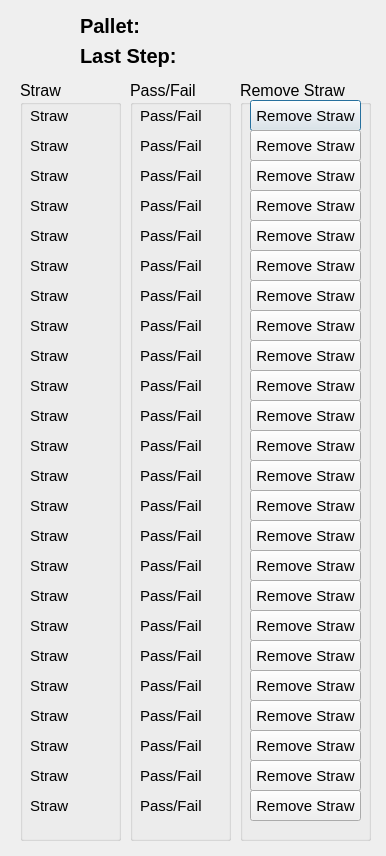
<?xml version="1.0" encoding="UTF-8"?>
<ui version="4.0">
 <class>Dialogw</class>
 <widget class="QDialog" name="Dialogw">
  <property name="windowModality">
   <enum>Qt::ApplicationModal</enum>
  </property>
  <property name="geometry">
   <rect>
    <x>0</x>
    <y>0</y>
    <width>386</width>
    <height>856</height>
   </rect>
  </property>
  <property name="sizePolicy">
   <sizepolicy hsizetype="Expanding" vsizetype="Expanding">
    <horstretch>0</horstretch>
    <verstretch>0</verstretch>
   </sizepolicy>
  </property>
  <property name="windowTitle">
   <string>Dialog</string>
  </property>
  <property name="autoFillBackground">
   <bool>true</bool>
  </property>
  <property name="styleSheet">
   <string notr="true"/>
  </property>
  <widget class="QGroupBox" name="groupBox_2">
   <property name="geometry">
    <rect>
     <x>20</x>
     <y>80</y>
     <width>101</width>
     <height>761</height>
    </rect>
   </property>
   <property name="font">
    <font>
     <pointsize>12</pointsize>
     <weight>50</weight>
     <bold>false</bold>
    </font>
   </property>
   <property name="title">
    <string>Straw</string>
   </property>
   <widget class="QLabel" name="straw_1">
    <property name="geometry">
     <rect>
      <x>10</x>
      <y>20</y>
      <width>81</width>
      <height>31</height>
     </rect>
    </property>
    <property name="font">
     <font>
      <pointsize>11</pointsize>
     </font>
    </property>
    <property name="text">
     <string>Straw</string>
    </property>
   </widget>
   <widget class="QLabel" name="straw_2">
    <property name="geometry">
     <rect>
      <x>10</x>
      <y>50</y>
      <width>81</width>
      <height>31</height>
     </rect>
    </property>
    <property name="font">
     <font>
      <pointsize>11</pointsize>
     </font>
    </property>
    <property name="text">
     <string>Straw</string>
    </property>
   </widget>
   <widget class="QLabel" name="straw_3">
    <property name="geometry">
     <rect>
      <x>10</x>
      <y>80</y>
      <width>81</width>
      <height>31</height>
     </rect>
    </property>
    <property name="font">
     <font>
      <pointsize>11</pointsize>
     </font>
    </property>
    <property name="text">
     <string>Straw</string>
    </property>
   </widget>
   <widget class="QLabel" name="straw_4">
    <property name="geometry">
     <rect>
      <x>10</x>
      <y>110</y>
      <width>81</width>
      <height>31</height>
     </rect>
    </property>
    <property name="font">
     <font>
      <pointsize>11</pointsize>
     </font>
    </property>
    <property name="text">
     <string>Straw</string>
    </property>
   </widget>
   <widget class="QLabel" name="straw_5">
    <property name="geometry">
     <rect>
      <x>10</x>
      <y>140</y>
      <width>81</width>
      <height>31</height>
     </rect>
    </property>
    <property name="font">
     <font>
      <pointsize>11</pointsize>
     </font>
    </property>
    <property name="text">
     <string>Straw</string>
    </property>
   </widget>
   <widget class="QLabel" name="straw_6">
    <property name="geometry">
     <rect>
      <x>10</x>
      <y>170</y>
      <width>81</width>
      <height>31</height>
     </rect>
    </property>
    <property name="font">
     <font>
      <pointsize>11</pointsize>
     </font>
    </property>
    <property name="text">
     <string>Straw</string>
    </property>
   </widget>
   <widget class="QLabel" name="straw_7">
    <property name="geometry">
     <rect>
      <x>10</x>
      <y>200</y>
      <width>81</width>
      <height>31</height>
     </rect>
    </property>
    <property name="font">
     <font>
      <pointsize>11</pointsize>
     </font>
    </property>
    <property name="text">
     <string>Straw</string>
    </property>
   </widget>
   <widget class="QLabel" name="straw_8">
    <property name="geometry">
     <rect>
      <x>10</x>
      <y>230</y>
      <width>81</width>
      <height>31</height>
     </rect>
    </property>
    <property name="font">
     <font>
      <pointsize>11</pointsize>
     </font>
    </property>
    <property name="text">
     <string>Straw</string>
    </property>
   </widget>
   <widget class="QLabel" name="straw_9">
    <property name="geometry">
     <rect>
      <x>10</x>
      <y>260</y>
      <width>81</width>
      <height>31</height>
     </rect>
    </property>
    <property name="font">
     <font>
      <pointsize>11</pointsize>
     </font>
    </property>
    <property name="text">
     <string>Straw</string>
    </property>
   </widget>
   <widget class="QLabel" name="straw_10">
    <property name="geometry">
     <rect>
      <x>10</x>
      <y>290</y>
      <width>81</width>
      <height>31</height>
     </rect>
    </property>
    <property name="font">
     <font>
      <pointsize>11</pointsize>
     </font>
    </property>
    <property name="text">
     <string>Straw</string>
    </property>
   </widget>
   <widget class="QLabel" name="straw_11">
    <property name="geometry">
     <rect>
      <x>10</x>
      <y>320</y>
      <width>81</width>
      <height>31</height>
     </rect>
    </property>
    <property name="font">
     <font>
      <pointsize>11</pointsize>
     </font>
    </property>
    <property name="text">
     <string>Straw</string>
    </property>
   </widget>
   <widget class="QLabel" name="straw_12">
    <property name="geometry">
     <rect>
      <x>10</x>
      <y>350</y>
      <width>81</width>
      <height>31</height>
     </rect>
    </property>
    <property name="font">
     <font>
      <pointsize>11</pointsize>
     </font>
    </property>
    <property name="text">
     <string>Straw</string>
    </property>
   </widget>
   <widget class="QLabel" name="straw_13">
    <property name="geometry">
     <rect>
      <x>10</x>
      <y>380</y>
      <width>81</width>
      <height>31</height>
     </rect>
    </property>
    <property name="font">
     <font>
      <pointsize>11</pointsize>
     </font>
    </property>
    <property name="text">
     <string>Straw</string>
    </property>
   </widget>
   <widget class="QLabel" name="straw_14">
    <property name="geometry">
     <rect>
      <x>10</x>
      <y>410</y>
      <width>81</width>
      <height>31</height>
     </rect>
    </property>
    <property name="font">
     <font>
      <pointsize>11</pointsize>
     </font>
    </property>
    <property name="text">
     <string>Straw</string>
    </property>
   </widget>
   <widget class="QLabel" name="straw_15">
    <property name="geometry">
     <rect>
      <x>10</x>
      <y>440</y>
      <width>81</width>
      <height>31</height>
     </rect>
    </property>
    <property name="font">
     <font>
      <pointsize>11</pointsize>
     </font>
    </property>
    <property name="text">
     <string>Straw</string>
    </property>
   </widget>
   <widget class="QLabel" name="straw_16">
    <property name="geometry">
     <rect>
      <x>10</x>
      <y>470</y>
      <width>81</width>
      <height>31</height>
     </rect>
    </property>
    <property name="font">
     <font>
      <pointsize>11</pointsize>
     </font>
    </property>
    <property name="text">
     <string>Straw</string>
    </property>
   </widget>
   <widget class="QLabel" name="straw_17">
    <property name="geometry">
     <rect>
      <x>10</x>
      <y>500</y>
      <width>81</width>
      <height>31</height>
     </rect>
    </property>
    <property name="font">
     <font>
      <pointsize>11</pointsize>
     </font>
    </property>
    <property name="text">
     <string>Straw</string>
    </property>
   </widget>
   <widget class="QLabel" name="straw_18">
    <property name="geometry">
     <rect>
      <x>10</x>
      <y>530</y>
      <width>81</width>
      <height>31</height>
     </rect>
    </property>
    <property name="font">
     <font>
      <pointsize>11</pointsize>
     </font>
    </property>
    <property name="text">
     <string>Straw</string>
    </property>
   </widget>
   <widget class="QLabel" name="straw_19">
    <property name="geometry">
     <rect>
      <x>10</x>
      <y>560</y>
      <width>81</width>
      <height>31</height>
     </rect>
    </property>
    <property name="font">
     <font>
      <pointsize>11</pointsize>
     </font>
    </property>
    <property name="text">
     <string>Straw</string>
    </property>
   </widget>
   <widget class="QLabel" name="straw_20">
    <property name="geometry">
     <rect>
      <x>10</x>
      <y>590</y>
      <width>81</width>
      <height>31</height>
     </rect>
    </property>
    <property name="font">
     <font>
      <pointsize>11</pointsize>
     </font>
    </property>
    <property name="text">
     <string>Straw</string>
    </property>
   </widget>
   <widget class="QLabel" name="straw_21">
    <property name="geometry">
     <rect>
      <x>10</x>
      <y>620</y>
      <width>81</width>
      <height>31</height>
     </rect>
    </property>
    <property name="font">
     <font>
      <pointsize>11</pointsize>
     </font>
    </property>
    <property name="text">
     <string>Straw</string>
    </property>
   </widget>
   <widget class="QLabel" name="straw_22">
    <property name="geometry">
     <rect>
      <x>10</x>
      <y>650</y>
      <width>81</width>
      <height>31</height>
     </rect>
    </property>
    <property name="font">
     <font>
      <pointsize>11</pointsize>
     </font>
    </property>
    <property name="text">
     <string>Straw</string>
    </property>
   </widget>
   <widget class="QLabel" name="straw_23">
    <property name="geometry">
     <rect>
      <x>10</x>
      <y>680</y>
      <width>81</width>
      <height>31</height>
     </rect>
    </property>
    <property name="font">
     <font>
      <pointsize>11</pointsize>
     </font>
    </property>
    <property name="text">
     <string>Straw</string>
    </property>
   </widget>
   <widget class="QLabel" name="straw_24">
    <property name="geometry">
     <rect>
      <x>10</x>
      <y>710</y>
      <width>81</width>
      <height>31</height>
     </rect>
    </property>
    <property name="font">
     <font>
      <pointsize>11</pointsize>
     </font>
    </property>
    <property name="text">
     <string>Straw</string>
    </property>
   </widget>
  </widget>
  <widget class="QGroupBox" name="groupBox_3">
   <property name="geometry">
    <rect>
     <x>130</x>
     <y>80</y>
     <width>101</width>
     <height>761</height>
    </rect>
   </property>
   <property name="font">
    <font>
     <pointsize>12</pointsize>
     <weight>50</weight>
     <bold>false</bold>
    </font>
   </property>
   <property name="title">
    <string>Pass/Fail</string>
   </property>
   <widget class="QLabel" name="pf_1">
    <property name="geometry">
     <rect>
      <x>10</x>
      <y>20</y>
      <width>81</width>
      <height>31</height>
     </rect>
    </property>
    <property name="font">
     <font>
      <pointsize>11</pointsize>
     </font>
    </property>
    <property name="text">
     <string>Pass/Fail</string>
    </property>
   </widget>
   <widget class="QLabel" name="pf_2">
    <property name="geometry">
     <rect>
      <x>10</x>
      <y>50</y>
      <width>81</width>
      <height>31</height>
     </rect>
    </property>
    <property name="font">
     <font>
      <pointsize>11</pointsize>
     </font>
    </property>
    <property name="text">
     <string>Pass/Fail</string>
    </property>
   </widget>
   <widget class="QLabel" name="pf_3">
    <property name="geometry">
     <rect>
      <x>10</x>
      <y>80</y>
      <width>81</width>
      <height>31</height>
     </rect>
    </property>
    <property name="font">
     <font>
      <pointsize>11</pointsize>
     </font>
    </property>
    <property name="text">
     <string>Pass/Fail</string>
    </property>
   </widget>
   <widget class="QLabel" name="pf_4">
    <property name="geometry">
     <rect>
      <x>10</x>
      <y>110</y>
      <width>81</width>
      <height>31</height>
     </rect>
    </property>
    <property name="font">
     <font>
      <pointsize>11</pointsize>
     </font>
    </property>
    <property name="text">
     <string>Pass/Fail</string>
    </property>
   </widget>
   <widget class="QLabel" name="pf_5">
    <property name="geometry">
     <rect>
      <x>10</x>
      <y>140</y>
      <width>81</width>
      <height>31</height>
     </rect>
    </property>
    <property name="font">
     <font>
      <pointsize>11</pointsize>
     </font>
    </property>
    <property name="text">
     <string>Pass/Fail</string>
    </property>
   </widget>
   <widget class="QLabel" name="pf_6">
    <property name="geometry">
     <rect>
      <x>10</x>
      <y>170</y>
      <width>81</width>
      <height>31</height>
     </rect>
    </property>
    <property name="font">
     <font>
      <pointsize>11</pointsize>
     </font>
    </property>
    <property name="text">
     <string>Pass/Fail</string>
    </property>
   </widget>
   <widget class="QLabel" name="pf_7">
    <property name="geometry">
     <rect>
      <x>10</x>
      <y>200</y>
      <width>81</width>
      <height>31</height>
     </rect>
    </property>
    <property name="font">
     <font>
      <pointsize>11</pointsize>
     </font>
    </property>
    <property name="text">
     <string>Pass/Fail</string>
    </property>
   </widget>
   <widget class="QLabel" name="pf_8">
    <property name="geometry">
     <rect>
      <x>10</x>
      <y>230</y>
      <width>81</width>
      <height>31</height>
     </rect>
    </property>
    <property name="font">
     <font>
      <pointsize>11</pointsize>
     </font>
    </property>
    <property name="text">
     <string>Pass/Fail</string>
    </property>
   </widget>
   <widget class="QLabel" name="pf_9">
    <property name="geometry">
     <rect>
      <x>10</x>
      <y>260</y>
      <width>81</width>
      <height>31</height>
     </rect>
    </property>
    <property name="font">
     <font>
      <pointsize>11</pointsize>
     </font>
    </property>
    <property name="text">
     <string>Pass/Fail</string>
    </property>
   </widget>
   <widget class="QLabel" name="pf_10">
    <property name="geometry">
     <rect>
      <x>10</x>
      <y>290</y>
      <width>81</width>
      <height>31</height>
     </rect>
    </property>
    <property name="font">
     <font>
      <pointsize>11</pointsize>
     </font>
    </property>
    <property name="text">
     <string>Pass/Fail</string>
    </property>
   </widget>
   <widget class="QLabel" name="pf_11">
    <property name="geometry">
     <rect>
      <x>10</x>
      <y>320</y>
      <width>81</width>
      <height>31</height>
     </rect>
    </property>
    <property name="font">
     <font>
      <pointsize>11</pointsize>
     </font>
    </property>
    <property name="text">
     <string>Pass/Fail</string>
    </property>
   </widget>
   <widget class="QLabel" name="pf_12">
    <property name="geometry">
     <rect>
      <x>10</x>
      <y>350</y>
      <width>81</width>
      <height>31</height>
     </rect>
    </property>
    <property name="font">
     <font>
      <pointsize>11</pointsize>
     </font>
    </property>
    <property name="text">
     <string>Pass/Fail</string>
    </property>
   </widget>
   <widget class="QLabel" name="pf_13">
    <property name="geometry">
     <rect>
      <x>10</x>
      <y>380</y>
      <width>81</width>
      <height>31</height>
     </rect>
    </property>
    <property name="font">
     <font>
      <pointsize>11</pointsize>
     </font>
    </property>
    <property name="text">
     <string>Pass/Fail</string>
    </property>
   </widget>
   <widget class="QLabel" name="pf_14">
    <property name="geometry">
     <rect>
      <x>10</x>
      <y>410</y>
      <width>81</width>
      <height>31</height>
     </rect>
    </property>
    <property name="font">
     <font>
      <pointsize>11</pointsize>
     </font>
    </property>
    <property name="text">
     <string>Pass/Fail</string>
    </property>
   </widget>
   <widget class="QLabel" name="pf_15">
    <property name="geometry">
     <rect>
      <x>10</x>
      <y>440</y>
      <width>81</width>
      <height>31</height>
     </rect>
    </property>
    <property name="font">
     <font>
      <pointsize>11</pointsize>
     </font>
    </property>
    <property name="text">
     <string>Pass/Fail</string>
    </property>
   </widget>
   <widget class="QLabel" name="pf_16">
    <property name="geometry">
     <rect>
      <x>10</x>
      <y>470</y>
      <width>81</width>
      <height>31</height>
     </rect>
    </property>
    <property name="font">
     <font>
      <pointsize>11</pointsize>
     </font>
    </property>
    <property name="text">
     <string>Pass/Fail</string>
    </property>
   </widget>
   <widget class="QLabel" name="pf_17">
    <property name="geometry">
     <rect>
      <x>10</x>
      <y>500</y>
      <width>81</width>
      <height>31</height>
     </rect>
    </property>
    <property name="font">
     <font>
      <pointsize>11</pointsize>
     </font>
    </property>
    <property name="text">
     <string>Pass/Fail</string>
    </property>
   </widget>
   <widget class="QLabel" name="pf_18">
    <property name="geometry">
     <rect>
      <x>10</x>
      <y>530</y>
      <width>81</width>
      <height>31</height>
     </rect>
    </property>
    <property name="font">
     <font>
      <pointsize>11</pointsize>
     </font>
    </property>
    <property name="text">
     <string>Pass/Fail</string>
    </property>
   </widget>
   <widget class="QLabel" name="pf_19">
    <property name="geometry">
     <rect>
      <x>10</x>
      <y>560</y>
      <width>81</width>
      <height>31</height>
     </rect>
    </property>
    <property name="font">
     <font>
      <pointsize>11</pointsize>
     </font>
    </property>
    <property name="text">
     <string>Pass/Fail</string>
    </property>
   </widget>
   <widget class="QLabel" name="pf_20">
    <property name="geometry">
     <rect>
      <x>10</x>
      <y>590</y>
      <width>81</width>
      <height>31</height>
     </rect>
    </property>
    <property name="font">
     <font>
      <pointsize>11</pointsize>
     </font>
    </property>
    <property name="text">
     <string>Pass/Fail</string>
    </property>
   </widget>
   <widget class="QLabel" name="pf_21">
    <property name="geometry">
     <rect>
      <x>10</x>
      <y>620</y>
      <width>81</width>
      <height>31</height>
     </rect>
    </property>
    <property name="font">
     <font>
      <pointsize>11</pointsize>
     </font>
    </property>
    <property name="text">
     <string>Pass/Fail</string>
    </property>
   </widget>
   <widget class="QLabel" name="pf_22">
    <property name="geometry">
     <rect>
      <x>10</x>
      <y>650</y>
      <width>81</width>
      <height>31</height>
     </rect>
    </property>
    <property name="font">
     <font>
      <pointsize>11</pointsize>
     </font>
    </property>
    <property name="text">
     <string>Pass/Fail</string>
    </property>
   </widget>
   <widget class="QLabel" name="pf_23">
    <property name="geometry">
     <rect>
      <x>10</x>
      <y>680</y>
      <width>81</width>
      <height>31</height>
     </rect>
    </property>
    <property name="font">
     <font>
      <pointsize>11</pointsize>
     </font>
    </property>
    <property name="text">
     <string>Pass/Fail</string>
    </property>
   </widget>
   <widget class="QLabel" name="pf_24">
    <property name="geometry">
     <rect>
      <x>10</x>
      <y>710</y>
      <width>81</width>
      <height>31</height>
     </rect>
    </property>
    <property name="font">
     <font>
      <pointsize>11</pointsize>
     </font>
    </property>
    <property name="text">
     <string>Pass/Fail</string>
    </property>
   </widget>
  </widget>
  <widget class="QGroupBox" name="groupBox_4">
   <property name="geometry">
    <rect>
     <x>240</x>
     <y>80</y>
     <width>131</width>
     <height>761</height>
    </rect>
   </property>
   <property name="font">
    <font>
     <pointsize>12</pointsize>
    </font>
   </property>
   <property name="title">
    <string>Remove Straw</string>
   </property>
   <widget class="QPushButton" name="remove_1">
    <property name="geometry">
     <rect>
      <x>10</x>
      <y>20</y>
      <width>111</width>
      <height>31</height>
     </rect>
    </property>
    <property name="font">
     <font>
      <pointsize>11</pointsize>
     </font>
    </property>
    <property name="text">
     <string>Remove Straw</string>
    </property>
    <attribute name="buttonGroup">
     <string notr="true">removeButtons</string>
    </attribute>
   </widget>
   <widget class="QPushButton" name="remove_2">
    <property name="geometry">
     <rect>
      <x>10</x>
      <y>50</y>
      <width>111</width>
      <height>31</height>
     </rect>
    </property>
    <property name="font">
     <font>
      <pointsize>11</pointsize>
     </font>
    </property>
    <property name="text">
     <string>Remove Straw</string>
    </property>
    <attribute name="buttonGroup">
     <string notr="true">removeButtons</string>
    </attribute>
   </widget>
   <widget class="QPushButton" name="remove_3">
    <property name="geometry">
     <rect>
      <x>10</x>
      <y>80</y>
      <width>111</width>
      <height>31</height>
     </rect>
    </property>
    <property name="font">
     <font>
      <pointsize>11</pointsize>
     </font>
    </property>
    <property name="text">
     <string>Remove Straw</string>
    </property>
    <attribute name="buttonGroup">
     <string notr="true">removeButtons</string>
    </attribute>
   </widget>
   <widget class="QPushButton" name="remove_4">
    <property name="geometry">
     <rect>
      <x>10</x>
      <y>110</y>
      <width>111</width>
      <height>31</height>
     </rect>
    </property>
    <property name="font">
     <font>
      <pointsize>11</pointsize>
     </font>
    </property>
    <property name="text">
     <string>Remove Straw</string>
    </property>
    <attribute name="buttonGroup">
     <string notr="true">removeButtons</string>
    </attribute>
   </widget>
   <widget class="QPushButton" name="remove_5">
    <property name="geometry">
     <rect>
      <x>10</x>
      <y>140</y>
      <width>111</width>
      <height>31</height>
     </rect>
    </property>
    <property name="font">
     <font>
      <pointsize>11</pointsize>
     </font>
    </property>
    <property name="text">
     <string>Remove Straw</string>
    </property>
    <attribute name="buttonGroup">
     <string notr="true">removeButtons</string>
    </attribute>
   </widget>
   <widget class="QPushButton" name="remove_6">
    <property name="geometry">
     <rect>
      <x>10</x>
      <y>170</y>
      <width>111</width>
      <height>31</height>
     </rect>
    </property>
    <property name="font">
     <font>
      <pointsize>11</pointsize>
     </font>
    </property>
    <property name="text">
     <string>Remove Straw</string>
    </property>
    <attribute name="buttonGroup">
     <string notr="true">removeButtons</string>
    </attribute>
   </widget>
   <widget class="QPushButton" name="remove_7">
    <property name="geometry">
     <rect>
      <x>10</x>
      <y>200</y>
      <width>111</width>
      <height>31</height>
     </rect>
    </property>
    <property name="font">
     <font>
      <pointsize>11</pointsize>
     </font>
    </property>
    <property name="text">
     <string>Remove Straw</string>
    </property>
    <attribute name="buttonGroup">
     <string notr="true">removeButtons</string>
    </attribute>
   </widget>
   <widget class="QPushButton" name="remove_8">
    <property name="geometry">
     <rect>
      <x>10</x>
      <y>230</y>
      <width>111</width>
      <height>31</height>
     </rect>
    </property>
    <property name="font">
     <font>
      <pointsize>11</pointsize>
     </font>
    </property>
    <property name="text">
     <string>Remove Straw</string>
    </property>
    <attribute name="buttonGroup">
     <string notr="true">removeButtons</string>
    </attribute>
   </widget>
   <widget class="QPushButton" name="remove_9">
    <property name="geometry">
     <rect>
      <x>10</x>
      <y>260</y>
      <width>111</width>
      <height>31</height>
     </rect>
    </property>
    <property name="font">
     <font>
      <pointsize>11</pointsize>
     </font>
    </property>
    <property name="text">
     <string>Remove Straw</string>
    </property>
    <attribute name="buttonGroup">
     <string notr="true">removeButtons</string>
    </attribute>
   </widget>
   <widget class="QPushButton" name="remove_10">
    <property name="geometry">
     <rect>
      <x>10</x>
      <y>290</y>
      <width>111</width>
      <height>31</height>
     </rect>
    </property>
    <property name="font">
     <font>
      <pointsize>11</pointsize>
     </font>
    </property>
    <property name="text">
     <string>Remove Straw</string>
    </property>
    <attribute name="buttonGroup">
     <string notr="true">removeButtons</string>
    </attribute>
   </widget>
   <widget class="QPushButton" name="remove_11">
    <property name="geometry">
     <rect>
      <x>10</x>
      <y>320</y>
      <width>111</width>
      <height>31</height>
     </rect>
    </property>
    <property name="font">
     <font>
      <pointsize>11</pointsize>
     </font>
    </property>
    <property name="text">
     <string>Remove Straw</string>
    </property>
    <attribute name="buttonGroup">
     <string notr="true">removeButtons</string>
    </attribute>
   </widget>
   <widget class="QPushButton" name="remove_12">
    <property name="geometry">
     <rect>
      <x>10</x>
      <y>350</y>
      <width>111</width>
      <height>31</height>
     </rect>
    </property>
    <property name="font">
     <font>
      <pointsize>11</pointsize>
     </font>
    </property>
    <property name="text">
     <string>Remove Straw</string>
    </property>
    <attribute name="buttonGroup">
     <string notr="true">removeButtons</string>
    </attribute>
   </widget>
   <widget class="QPushButton" name="remove_13">
    <property name="geometry">
     <rect>
      <x>10</x>
      <y>380</y>
      <width>111</width>
      <height>31</height>
     </rect>
    </property>
    <property name="font">
     <font>
      <pointsize>11</pointsize>
     </font>
    </property>
    <property name="text">
     <string>Remove Straw</string>
    </property>
    <attribute name="buttonGroup">
     <string notr="true">removeButtons</string>
    </attribute>
   </widget>
   <widget class="QPushButton" name="remove_14">
    <property name="geometry">
     <rect>
      <x>10</x>
      <y>410</y>
      <width>111</width>
      <height>31</height>
     </rect>
    </property>
    <property name="font">
     <font>
      <pointsize>11</pointsize>
     </font>
    </property>
    <property name="text">
     <string>Remove Straw</string>
    </property>
    <attribute name="buttonGroup">
     <string notr="true">removeButtons</string>
    </attribute>
   </widget>
   <widget class="QPushButton" name="remove_15">
    <property name="geometry">
     <rect>
      <x>10</x>
      <y>440</y>
      <width>111</width>
      <height>31</height>
     </rect>
    </property>
    <property name="font">
     <font>
      <pointsize>11</pointsize>
     </font>
    </property>
    <property name="text">
     <string>Remove Straw</string>
    </property>
    <attribute name="buttonGroup">
     <string notr="true">removeButtons</string>
    </attribute>
   </widget>
   <widget class="QPushButton" name="remove_16">
    <property name="geometry">
     <rect>
      <x>10</x>
      <y>470</y>
      <width>111</width>
      <height>31</height>
     </rect>
    </property>
    <property name="font">
     <font>
      <pointsize>11</pointsize>
     </font>
    </property>
    <property name="text">
     <string>Remove Straw</string>
    </property>
    <attribute name="buttonGroup">
     <string notr="true">removeButtons</string>
    </attribute>
   </widget>
   <widget class="QPushButton" name="remove_17">
    <property name="geometry">
     <rect>
      <x>10</x>
      <y>500</y>
      <width>111</width>
      <height>31</height>
     </rect>
    </property>
    <property name="font">
     <font>
      <pointsize>11</pointsize>
     </font>
    </property>
    <property name="text">
     <string>Remove Straw</string>
    </property>
    <attribute name="buttonGroup">
     <string notr="true">removeButtons</string>
    </attribute>
   </widget>
   <widget class="QPushButton" name="remove_18">
    <property name="geometry">
     <rect>
      <x>10</x>
      <y>530</y>
      <width>111</width>
      <height>31</height>
     </rect>
    </property>
    <property name="font">
     <font>
      <pointsize>11</pointsize>
     </font>
    </property>
    <property name="text">
     <string>Remove Straw</string>
    </property>
    <attribute name="buttonGroup">
     <string notr="true">removeButtons</string>
    </attribute>
   </widget>
   <widget class="QPushButton" name="remove_19">
    <property name="geometry">
     <rect>
      <x>10</x>
      <y>560</y>
      <width>111</width>
      <height>31</height>
     </rect>
    </property>
    <property name="font">
     <font>
      <pointsize>11</pointsize>
     </font>
    </property>
    <property name="text">
     <string>Remove Straw</string>
    </property>
    <attribute name="buttonGroup">
     <string notr="true">removeButtons</string>
    </attribute>
   </widget>
   <widget class="QPushButton" name="remove_20">
    <property name="geometry">
     <rect>
      <x>10</x>
      <y>590</y>
      <width>111</width>
      <height>31</height>
     </rect>
    </property>
    <property name="font">
     <font>
      <pointsize>11</pointsize>
     </font>
    </property>
    <property name="text">
     <string>Remove Straw</string>
    </property>
    <attribute name="buttonGroup">
     <string notr="true">removeButtons</string>
    </attribute>
   </widget>
   <widget class="QPushButton" name="remove_21">
    <property name="geometry">
     <rect>
      <x>10</x>
      <y>620</y>
      <width>111</width>
      <height>31</height>
     </rect>
    </property>
    <property name="font">
     <font>
      <pointsize>11</pointsize>
     </font>
    </property>
    <property name="text">
     <string>Remove Straw</string>
    </property>
    <attribute name="buttonGroup">
     <string notr="true">removeButtons</string>
    </attribute>
   </widget>
   <widget class="QPushButton" name="remove_22">
    <property name="geometry">
     <rect>
      <x>10</x>
      <y>650</y>
      <width>111</width>
      <height>31</height>
     </rect>
    </property>
    <property name="font">
     <font>
      <pointsize>11</pointsize>
     </font>
    </property>
    <property name="text">
     <string>Remove Straw</string>
    </property>
    <attribute name="buttonGroup">
     <string notr="true">removeButtons</string>
    </attribute>
   </widget>
   <widget class="QPushButton" name="remove_23">
    <property name="geometry">
     <rect>
      <x>10</x>
      <y>680</y>
      <width>111</width>
      <height>31</height>
     </rect>
    </property>
    <property name="font">
     <font>
      <pointsize>11</pointsize>
     </font>
    </property>
    <property name="text">
     <string>Remove Straw</string>
    </property>
    <attribute name="buttonGroup">
     <string notr="true">removeButtons</string>
    </attribute>
   </widget>
   <widget class="QPushButton" name="remove_24">
    <property name="geometry">
     <rect>
      <x>10</x>
      <y>710</y>
      <width>111</width>
      <height>31</height>
     </rect>
    </property>
    <property name="font">
     <font>
      <pointsize>11</pointsize>
     </font>
    </property>
    <property name="text">
     <string>Remove Straw</string>
    </property>
    <attribute name="buttonGroup">
     <string notr="true">removeButtons</string>
    </attribute>
   </widget>
  </widget>
  <widget class="QLabel" name="palletLabel">
   <property name="geometry">
    <rect>
     <x>80</x>
     <y>10</y>
     <width>161</width>
     <height>31</height>
    </rect>
   </property>
   <property name="font">
    <font>
     <pointsize>15</pointsize>
     <weight>75</weight>
     <bold>true</bold>
    </font>
   </property>
   <property name="text">
    <string>Pallet:</string>
   </property>
  </widget>
  <widget class="QLabel" name="lastLabel">
   <property name="geometry">
    <rect>
     <x>80</x>
     <y>40</y>
     <width>291</width>
     <height>31</height>
    </rect>
   </property>
   <property name="font">
    <font>
     <pointsize>15</pointsize>
     <weight>75</weight>
     <bold>true</bold>
    </font>
   </property>
   <property name="text">
    <string>Last Step:</string>
   </property>
  </widget>
 </widget>
 <resources/>
 <connections/>
 <buttongroups>
  <buttongroup name="removeButtons"/>
 </buttongroups>
</ui>
